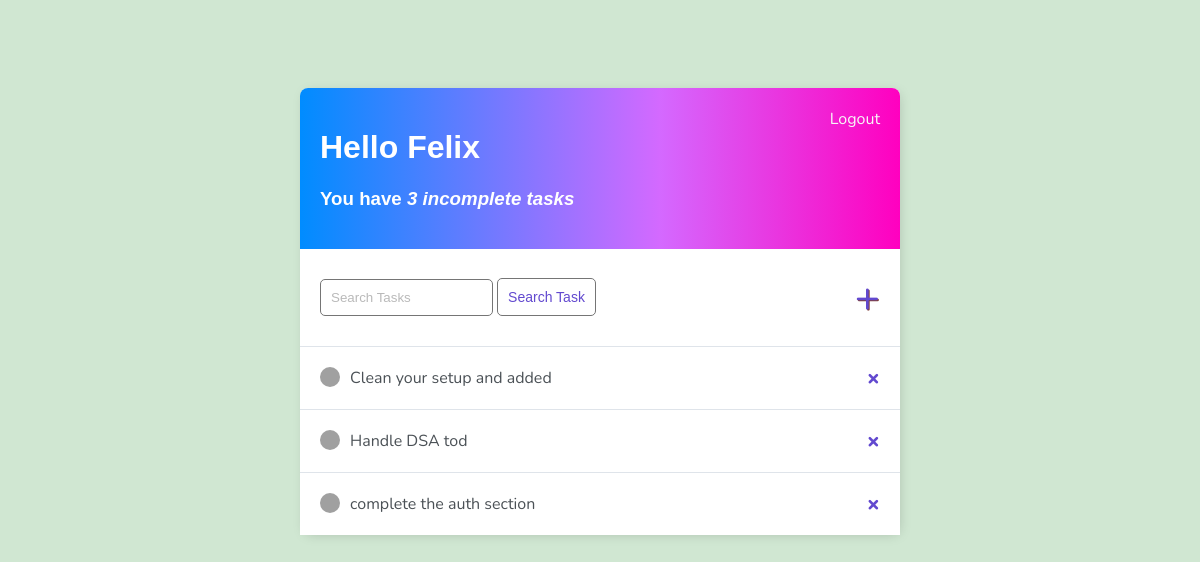
The app's page / (signed in) with its own data.
### todo/models.py (models this page shows)
class Task(models.Model):
    user = models.ForeignKey(User, on_delete=models.CASCADE, null=True, blank=True)
    title = models.CharField(max_length=200, null=True)
    description = models.TextField(null=True, blank=True)
    complete = models.BooleanField(default=False)
    created = models.DateTimeField(auto_now_add=True)
    def __str__(self):
        return self.title
    class Meta:
        ordering = ['complete']

### todo/views.py (the view)
# urls.py: path('', TaskList.as_view(), name='task'),
class TaskList(LoginRequiredMixin, ListView):
    model = Task
    context_object_name = 'task'
    def get_context_data(self, **kwargs):
        context = super().get_context_data(**kwargs)
        context['task'] = context['task'].filter(user = self.request.user)
        context['count'] = context['task'].filter(complete = False).count()
        search_input = self.request.GET.get('search-area') or ''
        if search_input:
            context['task'] = context['task'].filter(title__icontains = search_input)
            context['search_input'] = search_input
        return context

### todo/templates/todo/task_list.html
{% extends 'todo/main.html' %}
{% block content %}
<div class="header-bar">
    <div>
        <h1>Hello {{ request.user|title }}</h1>
        <h3>You have <i>{{ count }} incomplete task{{ count|pluralize:'s' }}</i></h3>
    </div>
    {% if request.user.is_authenticated %}
    <a href="{% url 'logout' %}">Logout</a>
    {% else %}
    <a href="{% url 'login' %}">Login</a>
    {% endif %}
</div>
<div id="search-add-wrapper">
    <form action="" method="get">
        <input type="text" name="search-area" placeholder="Search Tasks ">
        <input class="button" type="submit" value="Search Task">
    </form>
    <a id="add-link" href="{% url 'task-create' %}">&#x2b;</a>
</div>
<div class="card-bdy">
    <div class="task-items-wrapper">
        {% for tasks in task %}
        <div class="task-wrapper">
            {% if tasks.complete %}
            <div class="task-title">
                <div class="task-complete-icon"></div>
                <i><s><a href="{% url 'task-update' tasks.id%}">{{ tasks }}</a></s></i>
            </div>
            <a class="delete-link" href="{% url 'task-delete' tasks.id %}">&#215;</a>
            {% else %}
            <div class="task-title">
                <div class="task-incomplete-icon"></div>
                <a href="{% url 'task-update' tasks.id%}">{{ tasks }}</a>
            </div>
            <a class="delete-link" href="{% url 'task-delete' tasks.id %}">&#215;</a>
            {% endif %}
        </div>
        {% empty %}
        <h3>No items in list</h3>
        <a href="{% url 'task-create' %}">Add New Item</a>
        {% endfor %}
    </div>
</div>
{% endblock content %}

### todo/templates/todo/main.html (style rules this page uses)
body { background-color: #D0E7D2; font-family: 'Nunito', sans-serif; padding-top: 80px; }
.header-bar { display: flex; justify-content: space-between; color: #fff; padding: 20px; border-radius: 8px 8px 0 0; background: linear-gradient(90deg, #008cff 0%, #d469ff 60%, #ff00bf 100%); }
h1, h2, h3, h4, h5, h6 { font-family: 'Raleway', sans-serif; }
.task-wrapper { display: flex; align-items: center; justify-content: space-between; background-color: #fff; border-top: 1px solid #dfe4ea; overflow: hidden; }
.task-title { display: flex; padding: 20px; }
.task-title a { text-decoration: none; color: #4b5156; margin-left: 10px; }
.task-incomplete-icon { height: 20px; width: 20px; background-color: rgb(160, 160, 160); border-radius: 50%; }
.delete-link { text-decoration: none; font-weight: 900; color: #6249cf; font-size: 22px; line-height: 0; padding: 20px 20px; }
.header-bar a { color: rgb(247, 247, 247); text-decoration: none; }
#search-add-wrapper { display: flex; justify-content: space-between; align-items: center; padding: 20px; }
input[type=text], input[type=password], textarea { border: 1px solid #757575; border-radius: 5px; padding: 10px; width: 50%; }
::placeholder { font-weight: 300; opacity: 0.5; }
.button { border: 1px solid #757575; background-color: #FFF; color: #6249cf; padding: 10px; font-size: 14px; border-radius: 5px; cursor: pointer; }
#add-link { color: #6249cf; text-decoration: none; font-size: 42px; text-shadow: 1px 1px #81413b; }

### records on screen
Task: title "Clean your setup and added"
Task: title "Handle DSA tod"
Task: title "complete the auth section"

### other values on screen
{{ request.user|title }} "Felix"
{{ count }} "3"
